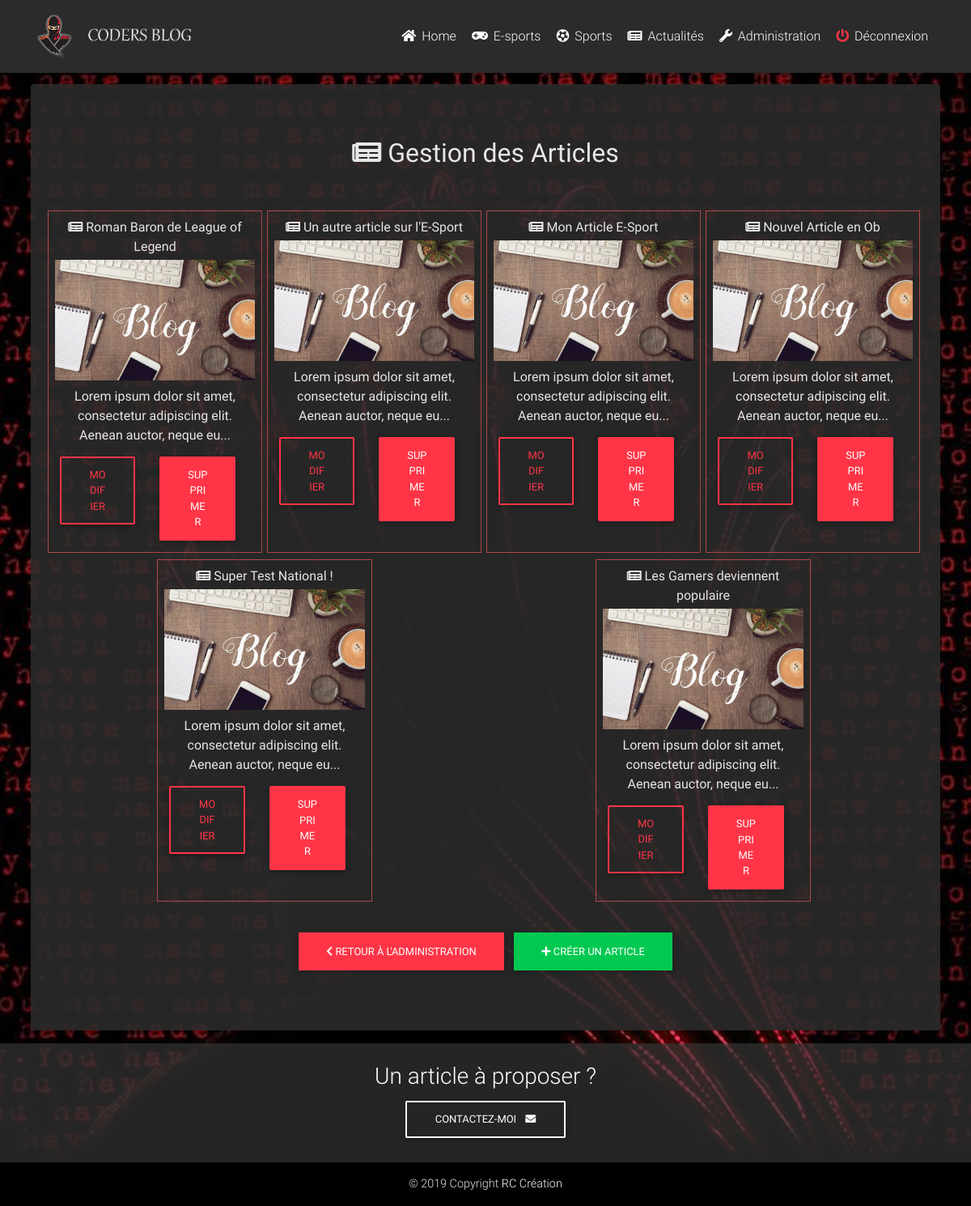
The page /admin/articles.php (signed in) on the database its author committed.
### tables this page shows
CREATE TABLE IF NOT EXISTS `menus` (
  `id` int(11) NOT NULL AUTO_INCREMENT,
  `name` varchar(255) NOT NULL,
  `target` varchar(255) NOT NULL,
  `icone` varchar(255) NOT NULL,
  PRIMARY KEY (`id`)
);

CREATE TABLE IF NOT EXISTS `blog` (
  `id` int(11) NOT NULL AUTO_INCREMENT,
  `titre` varchar(255) NOT NULL,
  `content` text NOT NULL,
  `categorie` int(11) NOT NULL,
  `image` varchar(255) NOT NULL,
  `auteur` int(11) NOT NULL,
  `date_article` datetime NOT NULL,
  PRIMARY KEY (`id`)
);

### db_connect.php (called while the page is built, shortened)
<?php
try {
    $bdd = new PDO('mysql:host=localhost;dbname=coursphp;charset=utf8', 'root', '');
} catch (Exception $e) {
    die('Erreur : ' . $e->getMessage());
}
$url_path = 'http://localhost/coursphp/';
$getNaviguation = $bdd->query('SELECT * FROM menus ORDER by id ASC');
$img_folder = 'http://localhost/coursphp/img/';

### admin/articles.php (the view, shortened to what this page needs)
<?php
require('../db_connect.php');
$getBlog = $bdd->query('SELECT * FROM blog ORDER by date_article DESC LIMIT 6');
?>
<!DOCTYPE html>
<html lang="fr">
<head>
    <link rel="stylesheet" href="https://use.fontawesome.com/releases/v5.11.2/css/all.css">
    <link href="../css/bootstrap.min.css" rel="stylesheet">
    <link href="../css/mdb.min.css" rel="stylesheet">
    <link href="../css/style.css" rel="stylesheet">
</head>
<body>
    <?php include('../include/header.php'); ?>
    <main class="mt-5 pt-5">
        <div class="container-fluid pt-2">
            <section class=" text-center text-lg-left ">
                <div class=" row mx-md-2">
                    <div class="col-md-12 mx-auto">
                        <div class="card pb-5">
                            <div class="card-body text-center">
                                <h2><i class="fas fa-newspaper my-5"></i> Gestion des Articles</h2>
                                <div class="d-flex flex-row flex-wrap justify-content-around">
                                    <?php while ($singleArticle = $getBlog->fetch()) { ?>
                                        <div class="single-result-admin col-12 col-lg-3 p-2 mr-1 mb-2">
                                            <i class="fas fa-newspaper"></i> <?php echo $singleArticle['titre'] ?>
                                            <img src="../img/articles/<?php echo $singleArticle['image'] ?>" class="card-img-top rounded-0 mt-1" alt="">
                                            <p class="mb-0 p-2"><?php echo substr($singleArticle['content'], 0, 80) . '...' ?></p>
                                            <div class="row w-100">
                                                <div class="col-6">
                                                    <a href="<?php echo $url_path . 'admin/edit-article.php?article=' . $singleArticle['id'] ?>"  class="btn btn-outline-danger w-100">Modifier</a>
                                                </div>
                                                <div class="col-6">
                                                    <a href="<?php echo $url_path . 'admin/action/delete-article.php?article=' . $singleArticle['id'] ?>" class="btn btn-danger w-100">Supprimer</a>
                                                </div>
                                            </div>
                                        </div>
                                    <?php } ?>
                                </div>
                                <div class="d-flex flex-row justify-content-center col-12 mt-4">
                                    <a href="<?php echo $url_path . 'admin' ?>" class="btn btn-danger rounded-0"><i class="fas fa-chevron-left"></i> Retour à l'Administration</a>
                                    <a href="<?php echo $url_path . 'admin/creer-article.php' ?>" class="btn btn-success rounded-0"><i class="fas fa-plus"></i> Créer un Article</a>
                                </div>
                            </div>
                        </div>
                    </div>
                </div>
            </section>
        </div>
    </main>
    <?php include('../include/footer.php'); ?>
</body>
</html>

### include/header.php (shortened to what this page needs)
<header>
    <nav class="navbar fixed-top navbar-expand-lg navbar-dark scrolling-navbar">
        <div class="container">
            <a class="navbar-brand waves-effect" href="<?php echo $url_path ?>">
                <img class="img-fluid logo" src="<?php echo $img_folder ?>logo.png" alt="Mon super Blog !">
            </a>
            <div class="collapse navbar-collapse" id="navbarSupportedContent">
                <ul class="navbar-nav ml-auto">
                    <?php while ($singleNav = $getNaviguation->fetch()) { ?>
                        <li class="nav-item">
                            <a class="nav-link waves-effect" href="<?php echo $url_path . $singleNav['target'] ?>"><i class="<?php echo $singleNav['icone'] ?>"></i> <?php echo $singleNav['name'] ?>
                            </a>
                        </li>
                    <?php } ?>
                    <?php
                    if (isset($_SESSION['id'])) { ?>
                        <li class="nav-item">
                            <a class="nav-link waves-effect" href="<?php echo $url_path ?>admin/"><i class="fas fa-wrench"></i> Administration</a>
                        </li>
                        <li class="nav-item">
                            <a class="nav-link waves-effect" href="<?php echo $url_path ?>action/logout.php"><i class="fas fa-power-off text-danger"></i> Déconnexion</a>
                        </li>
                    <?php } ?>
                </ul>
            </div>
        </div>
    </nav>
</header>

### css/style.css (style rules this page uses)
body { background: url('../img/background.jpg'); background-size: cover; background-repeat: no-repeat; background-position: center; background-attachment: fixed; color: #e7e7e7 !important; }
main { min-height: 80vh; }
.logo { height: 3.5rem; }
.single-result-admin { box-shadow: 0 0 10px #2b2b2b; border: 1px solid #b14848; }
.col-lg-3 { max-width: 24.5%; }
header nav { background-color: #2b2b2b; }
.card { background-color: #2b2b2be3 !important; }

### rows shown on the page
menus: name "Home"
menus: name "E-sports"
menus: name "Sports"
menus: name "Actualités"
blog: titre "Roman Baron de League of Legend", image (picture), content "Lorem ipsum dolor sit amet, consectetur adipiscing elit. Aenean auctor, neque eu"
blog: titre "Un autre article sur l'E-Sport", image (picture), content "Lorem ipsum dolor sit amet, consectetur adipiscing elit. Aenean auctor, neque eu"
blog: titre "Mon Article E-Sport", image (picture), content "Lorem ipsum dolor sit amet, consectetur adipiscing elit. Aenean auctor, neque eu"
blog: titre "Nouvel Article en Ob", image (picture), content "Lorem ipsum dolor sit amet, consectetur adipiscing elit. Aenean auctor, neque eu"
blog: titre "Super Test National !", image (picture), content "Lorem ipsum dolor sit amet, consectetur adipiscing elit. Aenean auctor, neque eu"
blog: titre "Les Gamers deviennent populaire", image (picture), content "Lorem ipsum dolor sit amet, consectetur adipiscing elit. Aenean auctor, neque eu"
